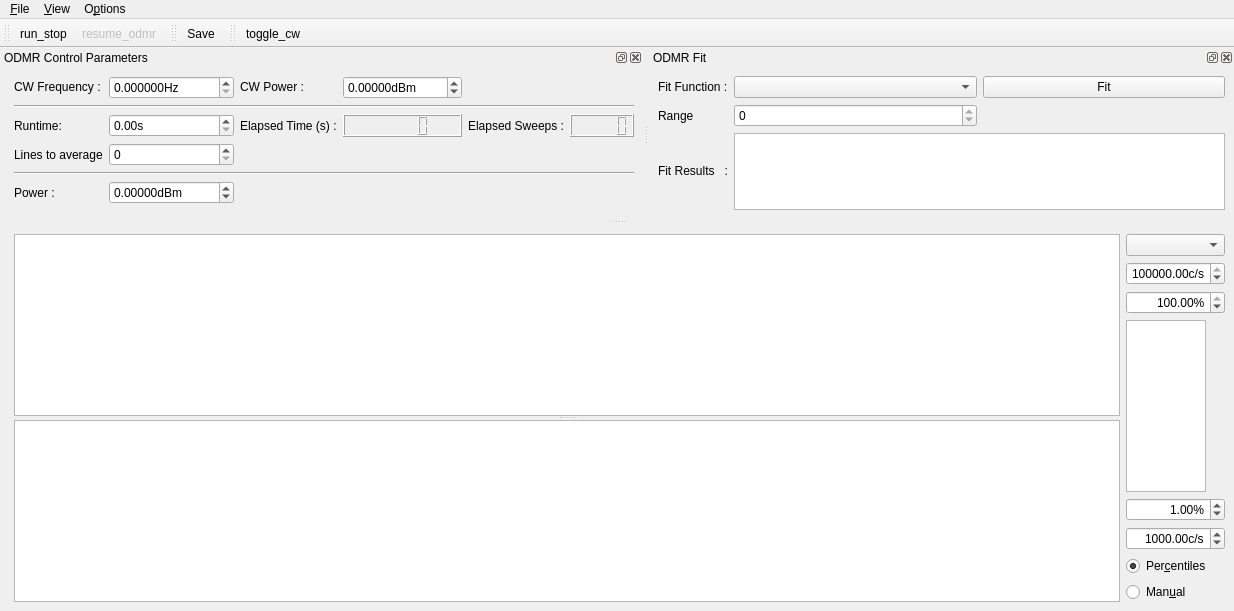
<?xml version="1.0" encoding="UTF-8"?>
<ui version="4.0">
 <class>MainWindow</class>
 <widget class="QMainWindow" name="MainWindow">
  <property name="geometry">
   <rect>
    <x>0</x>
    <y>0</y>
    <width>1234</width>
    <height>611</height>
   </rect>
  </property>
  <property name="contextMenuPolicy">
   <enum>Qt::DefaultContextMenu</enum>
  </property>
  <property name="windowTitle">
   <string>qudi: ODMR</string>
  </property>
  <widget class="QWidget" name="centralwidget">
   <layout class="QHBoxLayout" name="horizontalLayout">
    <item>
     <spacer name="horizontalSpacer">
      <property name="orientation">
       <enum>Qt::Horizontal</enum>
      </property>
      <property name="sizeHint" stdset="0">
       <size>
        <width>5</width>
        <height>20</height>
       </size>
      </property>
     </spacer>
    </item>
    <item>
     <widget class="QSplitter" name="splitter">
      <property name="sizePolicy">
       <sizepolicy hsizetype="Preferred" vsizetype="Expanding">
        <horstretch>1</horstretch>
        <verstretch>0</verstretch>
       </sizepolicy>
      </property>
      <property name="orientation">
       <enum>Qt::Vertical</enum>
      </property>
      <widget class="PlotWidget" name="odmr_PlotWidget">
       <property name="sizePolicy">
        <sizepolicy hsizetype="Expanding" vsizetype="Expanding">
         <horstretch>1</horstretch>
         <verstretch>1</verstretch>
        </sizepolicy>
       </property>
      </widget>
      <widget class="PlotWidget" name="odmr_matrix_PlotWidget">
       <property name="sizePolicy">
        <sizepolicy hsizetype="Expanding" vsizetype="Expanding">
         <horstretch>1</horstretch>
         <verstretch>1</verstretch>
        </sizepolicy>
       </property>
      </widget>
     </widget>
    </item>
    <item>
     <layout class="QVBoxLayout" name="verticalLayout">
      <item>
       <widget class="QComboBox" name="odmr_channel_ComboBox"/>
      </item>
      <item>
       <widget class="ScienDSpinBox" name="odmr_cb_max_DoubleSpinBox">
        <property name="maximumSize">
         <size>
          <width>100</width>
          <height>16777215</height>
         </size>
        </property>
        <property name="alignment">
         <set>Qt::AlignRight|Qt::AlignTrailing|Qt::AlignVCenter</set>
        </property>
        <property name="suffix">
         <string>c/s</string>
        </property>
        <property name="minimum">
         <double>-10.000000000000000</double>
        </property>
        <property name="maximum">
         <double>1000000000.000000000000000</double>
        </property>
        <property name="value">
         <double>100000.000000000000000</double>
        </property>
       </widget>
      </item>
      <item>
       <widget class="ScienDSpinBox" name="odmr_cb_high_percentile_DoubleSpinBox">
        <property name="maximumSize">
         <size>
          <width>100</width>
          <height>16777215</height>
         </size>
        </property>
        <property name="alignment">
         <set>Qt::AlignRight|Qt::AlignTrailing|Qt::AlignVCenter</set>
        </property>
        <property name="suffix">
         <string>%</string>
        </property>
        <property name="minimum">
         <double>0.000000000000000</double>
        </property>
        <property name="maximum">
         <double>100.000000000000000</double>
        </property>
        <property name="value">
         <double>100.000000000000000</double>
        </property>
       </widget>
      </item>
      <item>
       <widget class="PlotWidget" name="odmr_cb_PlotWidget">
        <property name="sizePolicy">
         <sizepolicy hsizetype="Expanding" vsizetype="Expanding">
          <horstretch>0</horstretch>
          <verstretch>0</verstretch>
         </sizepolicy>
        </property>
        <property name="maximumSize">
         <size>
          <width>80</width>
          <height>16777215</height>
         </size>
        </property>
       </widget>
      </item>
      <item>
       <widget class="ScienDSpinBox" name="odmr_cb_low_percentile_DoubleSpinBox">
        <property name="maximumSize">
         <size>
          <width>100</width>
          <height>16777215</height>
         </size>
        </property>
        <property name="alignment">
         <set>Qt::AlignRight|Qt::AlignTrailing|Qt::AlignVCenter</set>
        </property>
        <property name="suffix">
         <string>%</string>
        </property>
        <property name="minimum">
         <double>0.000000000000000</double>
        </property>
        <property name="maximum">
         <double>100.000000000000000</double>
        </property>
        <property name="value">
         <double>1.000000000000000</double>
        </property>
       </widget>
      </item>
      <item>
       <widget class="ScienDSpinBox" name="odmr_cb_min_DoubleSpinBox">
        <property name="maximumSize">
         <size>
          <width>100</width>
          <height>16777215</height>
         </size>
        </property>
        <property name="alignment">
         <set>Qt::AlignRight|Qt::AlignTrailing|Qt::AlignVCenter</set>
        </property>
        <property name="suffix">
         <string>c/s</string>
        </property>
        <property name="minimum">
         <double>-10.000000000000000</double>
        </property>
        <property name="maximum">
         <double>1000000000.000000000000000</double>
        </property>
        <property name="value">
         <double>1000.000000000000000</double>
        </property>
       </widget>
      </item>
      <item>
       <widget class="QRadioButton" name="odmr_cb_centiles_RadioButton">
        <property name="text">
         <string>Per&amp;centiles</string>
        </property>
        <property name="checked">
         <bool>true</bool>
        </property>
        <attribute name="buttonGroup">
         <string notr="true">buttonGroup</string>
        </attribute>
       </widget>
      </item>
      <item>
       <widget class="QRadioButton" name="odmr_cb_manual_RadioButton">
        <property name="text">
         <string>Man&amp;ual</string>
        </property>
        <attribute name="buttonGroup">
         <string notr="true">buttonGroup</string>
        </attribute>
       </widget>
      </item>
     </layout>
    </item>
   </layout>
  </widget>
  <widget class="QMenuBar" name="menubar">
   <property name="geometry">
    <rect>
     <x>0</x>
     <y>0</y>
     <width>1234</width>
     <height>24</height>
    </rect>
   </property>
   <widget class="QMenu" name="menu_File">
    <property name="title">
     <string>&amp;File</string>
    </property>
    <addaction name="action_Save"/>
    <addaction name="action_Close"/>
   </widget>
   <widget class="QMenu" name="menu_Options">
    <property name="title">
     <string>O&amp;ptions</string>
    </property>
    <addaction name="action_Settings"/>
    <addaction name="action_FitSettings"/>
   </widget>
   <widget class="QMenu" name="menu_View">
    <property name="title">
     <string>&amp;View</string>
    </property>
    <addaction name="action_RestoreDefault"/>
   </widget>
   <addaction name="menu_File"/>
   <addaction name="menu_View"/>
   <addaction name="menu_Options"/>
  </widget>
  <widget class="QToolBar" name="toolBar">
   <property name="windowTitle">
    <string>toolBar</string>
   </property>
   <attribute name="toolBarArea">
    <enum>TopToolBarArea</enum>
   </attribute>
   <attribute name="toolBarBreak">
    <bool>false</bool>
   </attribute>
   <addaction name="action_run_stop"/>
   <addaction name="action_resume_odmr"/>
  </widget>
  <widget class="QDockWidget" name="odmr_control_DockWidget">
   <property name="enabled">
    <bool>true</bool>
   </property>
   <property name="sizePolicy">
    <sizepolicy hsizetype="Fixed" vsizetype="Fixed">
     <horstretch>1</horstretch>
     <verstretch>0</verstretch>
    </sizepolicy>
   </property>
   <property name="baseSize">
    <size>
     <width>0</width>
     <height>20</height>
    </size>
   </property>
   <property name="toolTip">
    <string/>
   </property>
   <property name="windowTitle">
    <string>ODMR Control Parameters</string>
   </property>
   <attribute name="dockWidgetArea">
    <number>4</number>
   </attribute>
   <widget class="QWidget" name="dockWidgetContents_3">
    <property name="sizePolicy">
     <sizepolicy hsizetype="Minimum" vsizetype="Minimum">
      <horstretch>0</horstretch>
      <verstretch>0</verstretch>
     </sizepolicy>
    </property>
    <layout class="QGridLayout" name="gridLayout">
     <item row="0" column="2">
      <widget class="ScienDSpinBox" name="cw_frequency_DoubleSpinBox">
       <property name="sizePolicy">
        <sizepolicy hsizetype="Minimum" vsizetype="Fixed">
         <horstretch>0</horstretch>
         <verstretch>0</verstretch>
        </sizepolicy>
       </property>
       <property name="suffix">
        <string>Hz</string>
       </property>
       <property name="decimals">
        <number>6</number>
       </property>
       <property name="maximum">
        <double>1000000000.000000000000000</double>
       </property>
       <property name="singleStep">
        <double>0.010000000000000</double>
       </property>
      </widget>
     </item>
     <item row="0" column="1">
      <widget class="QLabel" name="label">
       <property name="sizePolicy">
        <sizepolicy hsizetype="Minimum" vsizetype="Fixed">
         <horstretch>0</horstretch>
         <verstretch>0</verstretch>
        </sizepolicy>
       </property>
       <property name="text">
        <string>CW Frequency :</string>
       </property>
      </widget>
     </item>
     <item row="0" column="3">
      <widget class="QLabel" name="label_6">
       <property name="sizePolicy">
        <sizepolicy hsizetype="Minimum" vsizetype="Fixed">
         <horstretch>0</horstretch>
         <verstretch>0</verstretch>
        </sizepolicy>
       </property>
       <property name="text">
        <string>CW Power :</string>
       </property>
      </widget>
     </item>
     <item row="2" column="4">
      <widget class="QLCDNumber" name="elapsed_time_DisplayWidget">
       <property name="sizePolicy">
        <sizepolicy hsizetype="Minimum" vsizetype="Minimum">
         <horstretch>0</horstretch>
         <verstretch>0</verstretch>
        </sizepolicy>
       </property>
      </widget>
     </item>
     <item row="2" column="6">
      <widget class="QLCDNumber" name="elapsed_sweeps_DisplayWidget"/>
     </item>
     <item row="4" column="1" colspan="6">
      <widget class="Line" name="line">
       <property name="orientation">
        <enum>Qt::Horizontal</enum>
       </property>
      </widget>
     </item>
     <item row="2" column="5">
      <widget class="QLabel" name="label_10">
       <property name="sizePolicy">
        <sizepolicy hsizetype="Minimum" vsizetype="Minimum">
         <horstretch>0</horstretch>
         <verstretch>0</verstretch>
        </sizepolicy>
       </property>
       <property name="text">
        <string>Elapsed Sweeps :</string>
       </property>
      </widget>
     </item>
     <item row="0" column="4">
      <widget class="ScienDSpinBox" name="cw_power_DoubleSpinBox">
       <property name="sizePolicy">
        <sizepolicy hsizetype="Minimum" vsizetype="Fixed">
         <horstretch>0</horstretch>
         <verstretch>0</verstretch>
        </sizepolicy>
       </property>
       <property name="suffix">
        <string>dBm</string>
       </property>
       <property name="decimals">
        <number>5</number>
       </property>
       <property name="minimum">
        <double>-1000.000000000000000</double>
       </property>
       <property name="maximum">
        <double>100.000000000000000</double>
       </property>
      </widget>
     </item>
     <item row="2" column="2">
      <widget class="QDoubleSpinBox" name="runtime_DoubleSpinBox">
       <property name="sizePolicy">
        <sizepolicy hsizetype="Minimum" vsizetype="Fixed">
         <horstretch>0</horstretch>
         <verstretch>0</verstretch>
        </sizepolicy>
       </property>
       <property name="suffix">
        <string>s</string>
       </property>
       <property name="maximum">
        <double>10000000.000000000000000</double>
       </property>
      </widget>
     </item>
     <item row="2" column="3">
      <widget class="QLabel" name="label_8">
       <property name="sizePolicy">
        <sizepolicy hsizetype="Minimum" vsizetype="Minimum">
         <horstretch>0</horstretch>
         <verstretch>0</verstretch>
        </sizepolicy>
       </property>
       <property name="text">
        <string>Elapsed Time (s) :</string>
       </property>
      </widget>
     </item>
     <item row="5" column="2">
      <widget class="ScienDSpinBox" name="sweep_power_DoubleSpinBox">
       <property name="sizePolicy">
        <sizepolicy hsizetype="Minimum" vsizetype="Fixed">
         <horstretch>0</horstretch>
         <verstretch>0</verstretch>
        </sizepolicy>
       </property>
       <property name="suffix">
        <string>dBm</string>
       </property>
       <property name="decimals">
        <number>5</number>
       </property>
       <property name="minimum">
        <double>-1000.000000000000000</double>
       </property>
       <property name="maximum">
        <double>100.000000000000000</double>
       </property>
      </widget>
     </item>
     <item row="5" column="1">
      <widget class="QLabel" name="label_2">
       <property name="sizePolicy">
        <sizepolicy hsizetype="Minimum" vsizetype="Minimum">
         <horstretch>0</horstretch>
         <verstretch>0</verstretch>
        </sizepolicy>
       </property>
       <property name="text">
        <string>Power :</string>
       </property>
      </widget>
     </item>
     <item row="2" column="1">
      <widget class="QLabel" name="label_7">
       <property name="sizePolicy">
        <sizepolicy hsizetype="Minimum" vsizetype="Minimum">
         <horstretch>0</horstretch>
         <verstretch>0</verstretch>
        </sizepolicy>
       </property>
       <property name="text">
        <string>Runtime:</string>
       </property>
      </widget>
     </item>
     <item row="0" column="0" rowspan="7">
      <spacer name="horizontalSpacer_2">
       <property name="orientation">
        <enum>Qt::Horizontal</enum>
       </property>
       <property name="sizeHint" stdset="0">
        <size>
         <width>5</width>
         <height>20</height>
        </size>
       </property>
      </spacer>
     </item>
     <item row="3" column="1">
      <widget class="QLabel" name="average_label">
       <property name="text">
        <string>Lines to average</string>
       </property>
      </widget>
     </item>
     <item row="3" column="2">
      <widget class="QSpinBox" name="average_level_SpinBox">
       <property name="minimum">
        <number>0</number>
       </property>
       <property name="maximum">
        <number>1000</number>
       </property>
       <property name="singleStep">
        <number>1</number>
       </property>
       <property name="value">
        <number>0</number>
       </property>
      </widget>
     </item>
     <item row="1" column="1" colspan="6">
      <widget class="Line" name="line_2">
       <property name="minimumSize">
        <size>
         <width>0</width>
         <height>0</height>
        </size>
       </property>
       <property name="lineWidth">
        <number>1</number>
       </property>
       <property name="midLineWidth">
        <number>0</number>
       </property>
       <property name="orientation">
        <enum>Qt::Horizontal</enum>
       </property>
      </widget>
     </item>
    </layout>
   </widget>
  </widget>
  <widget class="QDockWidget" name="odmr_fit_DockWidget">
   <property name="sizePolicy">
    <sizepolicy hsizetype="Minimum" vsizetype="Minimum">
     <horstretch>0</horstretch>
     <verstretch>0</verstretch>
    </sizepolicy>
   </property>
   <property name="baseSize">
    <size>
     <width>0</width>
     <height>20</height>
    </size>
   </property>
   <property name="windowTitle">
    <string>ODMR Fit</string>
   </property>
   <attribute name="dockWidgetArea">
    <number>4</number>
   </attribute>
   <widget class="QWidget" name="dockWidgetContents_5">
    <property name="sizePolicy">
     <sizepolicy hsizetype="Minimum" vsizetype="Minimum">
      <horstretch>0</horstretch>
      <verstretch>0</verstretch>
     </sizepolicy>
    </property>
    <layout class="QGridLayout" name="gridLayout_2">
     <item row="0" column="2">
      <widget class="QPushButton" name="do_fit_PushButton">
       <property name="sizePolicy">
        <sizepolicy hsizetype="Minimum" vsizetype="Fixed">
         <horstretch>0</horstretch>
         <verstretch>0</verstretch>
        </sizepolicy>
       </property>
       <property name="text">
        <string>Fit</string>
       </property>
      </widget>
     </item>
     <item row="0" column="1">
      <widget class="FitSettingsComboBox" name="fit_methods_ComboBox">
       <property name="sizePolicy">
        <sizepolicy hsizetype="Minimum" vsizetype="Fixed">
         <horstretch>0</horstretch>
         <verstretch>0</verstretch>
        </sizepolicy>
       </property>
      </widget>
     </item>
     <item row="2" column="1" colspan="2">
      <widget class="QTextBrowser" name="odmr_fit_results_DisplayWidget">
       <property name="sizePolicy">
        <sizepolicy hsizetype="Ignored" vsizetype="Expanding">
         <horstretch>0</horstretch>
         <verstretch>0</verstretch>
        </sizepolicy>
       </property>
       <property name="baseSize">
        <size>
         <width>0</width>
         <height>1</height>
        </size>
       </property>
       <property name="sizeAdjustPolicy">
        <enum>QAbstractScrollArea::AdjustToContents</enum>
       </property>
       <property name="tabChangesFocus">
        <bool>true</bool>
       </property>
      </widget>
     </item>
     <item row="0" column="0">
      <widget class="QLabel" name="label_9">
       <property name="sizePolicy">
        <sizepolicy hsizetype="Fixed" vsizetype="Minimum">
         <horstretch>0</horstretch>
         <verstretch>0</verstretch>
        </sizepolicy>
       </property>
       <property name="text">
        <string>Fit Function :</string>
       </property>
      </widget>
     </item>
     <item row="2" column="0">
      <widget class="QLabel" name="label_12">
       <property name="sizePolicy">
        <sizepolicy hsizetype="Fixed" vsizetype="Fixed">
         <horstretch>0</horstretch>
         <verstretch>0</verstretch>
        </sizepolicy>
       </property>
       <property name="text">
        <string>Fit Results   :</string>
       </property>
      </widget>
     </item>
     <item row="1" column="1">
      <widget class="QSpinBox" name="fit_range_SpinBox">
       <property name="maximum">
        <number>0</number>
       </property>
      </widget>
     </item>
     <item row="1" column="0">
      <widget class="QLabel" name="fit_range_Label">
       <property name="text">
        <string>Range</string>
       </property>
      </widget>
     </item>
    </layout>
   </widget>
  </widget>
  <widget class="QToolBar" name="save_ToolBar">
   <property name="windowTitle">
    <string>toolBar_2</string>
   </property>
   <attribute name="toolBarArea">
    <enum>TopToolBarArea</enum>
   </attribute>
   <attribute name="toolBarBreak">
    <bool>false</bool>
   </attribute>
   <addaction name="action_Save"/>
  </widget>
  <widget class="QToolBar" name="cw_ToolBar">
   <property name="windowTitle">
    <string>toolBar_2</string>
   </property>
   <attribute name="toolBarArea">
    <enum>TopToolBarArea</enum>
   </attribute>
   <attribute name="toolBarBreak">
    <bool>false</bool>
   </attribute>
   <addaction name="action_toggle_cw"/>
  </widget>
  <action name="action_Settings">
   <property name="icon">
    <iconset>
     <normaloff>../../artwork/icons/oxygen/22x22/configure.png</normaloff>../../artwork/icons/oxygen/22x22/configure.png</iconset>
   </property>
   <property name="text">
    <string>&amp;Settings</string>
   </property>
  </action>
  <action name="action_Save">
   <property name="icon">
    <iconset>
     <normaloff>../../artwork/icons/oxygen/22x22/document-save.png</normaloff>../../artwork/icons/oxygen/22x22/document-save.png</iconset>
   </property>
   <property name="text">
    <string>&amp;Save</string>
   </property>
   <property name="toolTip">
    <string>Save odmr data</string>
   </property>
  </action>
  <action name="action_Close">
   <property name="icon">
    <iconset>
     <normaloff>../../artwork/icons/oxygen/22x22/application-exit.png</normaloff>../../artwork/icons/oxygen/22x22/application-exit.png</iconset>
   </property>
   <property name="text">
    <string>&amp;Close</string>
   </property>
  </action>
  <action name="action_run_stop">
   <property name="checkable">
    <bool>true</bool>
   </property>
   <property name="icon">
    <iconset>
     <normaloff>../../artwork/icons/qudiTheme/22x22/start-counter.png</normaloff>
     <activeon>../../artwork/icons/qudiTheme/22x22/stop-counter.png</activeon>../../artwork/icons/qudiTheme/22x22/start-counter.png</iconset>
   </property>
   <property name="text">
    <string>run_stop</string>
   </property>
  </action>
  <action name="action_resume_odmr">
   <property name="checkable">
    <bool>true</bool>
   </property>
   <property name="enabled">
    <bool>false</bool>
   </property>
   <property name="icon">
    <iconset>
     <normaloff>../../artwork/icons/qudiTheme/22x22/restart-counter.png</normaloff>
     <activeon>../../artwork/icons/qudiTheme/22x22/stop-counter.png</activeon>../../artwork/icons/qudiTheme/22x22/restart-counter.png</iconset>
   </property>
   <property name="text">
    <string>resume_odmr</string>
   </property>
   <property name="toolTip">
    <string>resume odmr measurement</string>
   </property>
  </action>
  <action name="action_RestoreDefault">
   <property name="text">
    <string>Restore &amp;default</string>
   </property>
  </action>
  <action name="action_FitSettings">
   <property name="text">
    <string>Fit settings</string>
   </property>
  </action>
  <action name="action_toggle_cw">
   <property name="checkable">
    <bool>true</bool>
   </property>
   <property name="icon">
    <iconset>
     <normaloff>../../artwork/icons/oxygen/22x22/media-playback-start.png</normaloff>
     <normalon>../../artwork/icons/oxygen/22x22/media-playback-stop.png</normalon>
     <activeon>../../artwork/icons/oxygen/22x22/media-playback-stop.png</activeon>../../artwork/icons/oxygen/22x22/media-playback-start.png</iconset>
   </property>
   <property name="text">
    <string>toggle_cw</string>
   </property>
   <property name="toolTip">
    <string>toggle microwave CW output</string>
   </property>
  </action>
 </widget>
 <customwidgets>
  <customwidget>
   <class>PlotWidget</class>
   <extends>QGraphicsView</extends>
   <header>pyqtgraph</header>
  </customwidget>
  <customwidget>
   <class>ScienDSpinBox</class>
   <extends>QDoubleSpinBox</extends>
   <header>qtwidgets.scientific_spinbox.h</header>
  </customwidget>
  <customwidget>
   <class>FitSettingsComboBox</class>
   <extends>QComboBox</extends>
   <header>gui/fitsettings</header>
  </customwidget>
 </customwidgets>
 <tabstops>
  <tabstop>odmr_cb_max_DoubleSpinBox</tabstop>
  <tabstop>odmr_cb_high_percentile_DoubleSpinBox</tabstop>
  <tabstop>odmr_cb_PlotWidget</tabstop>
  <tabstop>odmr_cb_low_percentile_DoubleSpinBox</tabstop>
  <tabstop>odmr_cb_min_DoubleSpinBox</tabstop>
  <tabstop>odmr_cb_centiles_RadioButton</tabstop>
  <tabstop>odmr_cb_manual_RadioButton</tabstop>
  <tabstop>odmr_PlotWidget</tabstop>
  <tabstop>odmr_matrix_PlotWidget</tabstop>
 </tabstops>
 <resources/>
 <connections>
  <connection>
   <sender>action_Close</sender>
   <signal>triggered()</signal>
   <receiver>MainWindow</receiver>
   <slot>close()</slot>
   <hints>
    <hint type="sourcelabel">
     <x>-1</x>
     <y>-1</y>
    </hint>
    <hint type="destinationlabel">
     <x>531</x>
     <y>347</y>
    </hint>
   </hints>
  </connection>
 </connections>
 <buttongroups>
  <buttongroup name="buttonGroup"/>
 </buttongroups>
</ui>
